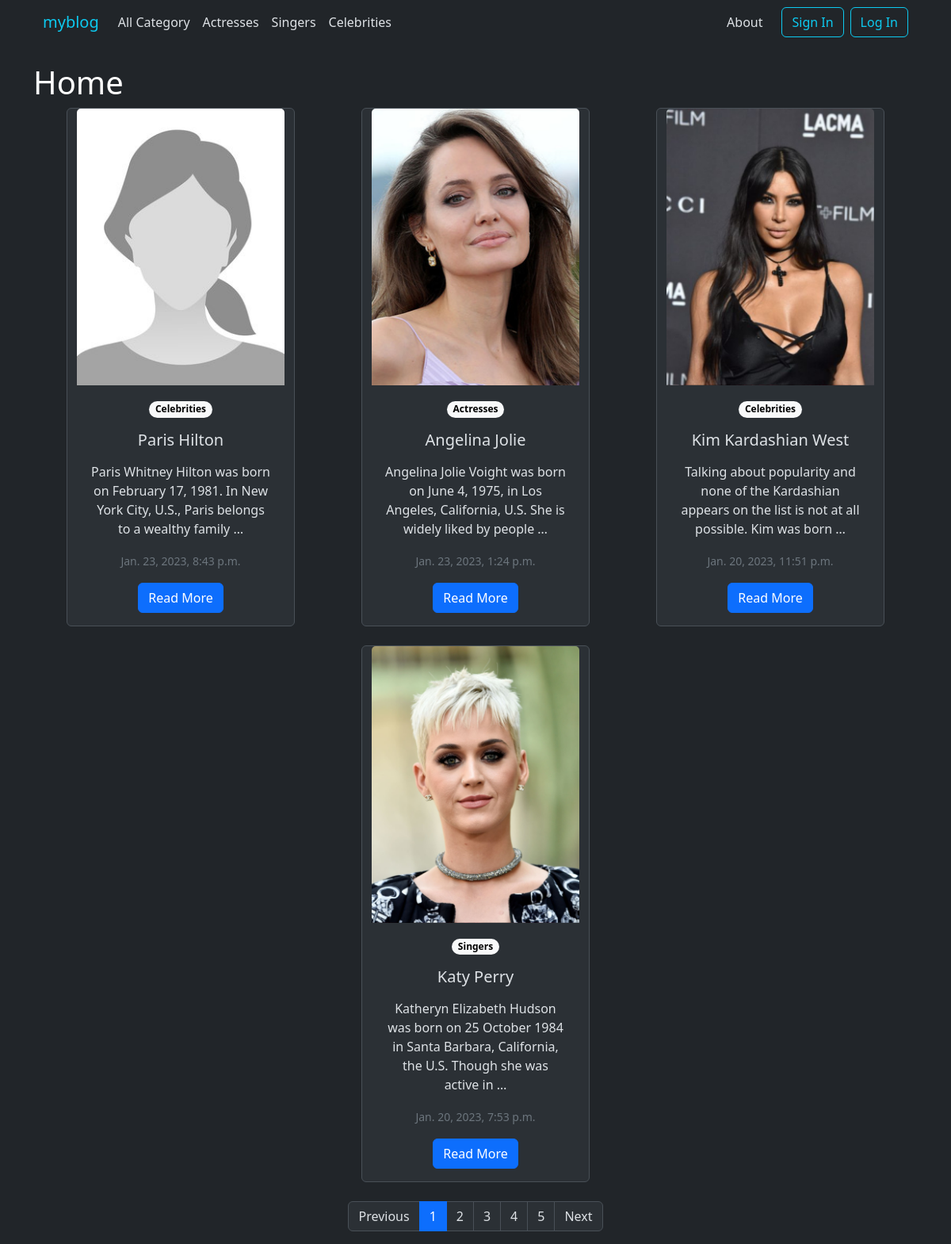
The page / on the database its author committed.
### women/models.py (models this page shows, shortened)
class Category(models.Model):
    name = models.CharField(max_length=100, db_index=True)
    slug = models.SlugField(max_length=255, unique=True, db_index=True)
    def __str__(self):
        return self.name
    def get_absolute_url(self):
        return reverse('cat', kwargs={'cat_slug': self.slug})
    class Meta:
        ordering = ['id']

class Women(models.Model):
    title = models.CharField(max_length=255)
    slug = models.SlugField(max_length=255, unique=True, db_index=True)
    content = models.TextField(blank=True)
    photo = models.ImageField(blank=True, upload_to='photo/women' )
    time_create = models.DateTimeField(auto_now_add=True)
    is_published = models.BooleanField(default=True)
    cat = models.ForeignKey(Category, on_delete=models.CASCADE)
    tags = models.ManyToManyField(Tags)
    def get_absolute_url(self):
        return reverse('post', kwargs={'post_slug': self.slug})
    class Meta:
        verbose_name = 'Famous women'
        ordering = ['-time_create']

### women/views.py (the view)
# urls.py: path('', WomenIndex.as_view(), name='home'),
class WomenIndex(DataMixin, ListView):
    model = Women
    template_name = 'women/index.html'
    context_object_name = 'posts'
    def get_context_data(self, *, object_list=None, **kwargs):
        context = super().get_context_data(**kwargs)
        c_def = self.get_user_context(title='Home')
        return dict(list(context.items()) + list(c_def.items()))
    def get_queryset(self):
        return Women.objects.filter(is_published=True).select_related('cat')

### women/utils.py (called while the page is built)
    def get_user_context(self, **kwargs):
        context = kwargs
        cats = Category.objects.all()
        context['cats'] = cats
        return context

### women/templates/women/index.html
{% extends 'women/base.html' %}
{% load static %}
{% block content %}
<h1>{{ title }}</h1>
<div class="container text-center">
    <div class="row justify-content-around">
            {% for post in posts %}
            <div class="card col-lg-4 col-md-6 mb-4 card-d" style="width: 18rem;">
                {% if post.photo %}
                    <img src="{{ post.photo.url }}" class="card-img-top" alt="{{ post.title }}" whith="100%" >
                {% else %}
                    <img  src="{% static 'women\image\image.png' %}" class="card-img-top" alt="{{ post.title }}"
                          whith="100%">
                {% endif %}
                <div class="card-body">
                        <a href="{{cat.get_absolute_url}}"><span class="badge rounded-pill text-bg-light mb-3">{{post.cat}}</span></a>
                    <h5 class="card-title">{{ post.title }}</h5>
                    <p class="card-text">{{ post.content|linebreaks|truncatewords:20 }}</p>
                    <p class="card-text"><small class="text-muted">{{ post.time_create }}</small></p>
                    <a href="{{ post.get_absolute_url }}" class="btn btn-primary">Read More</a>
                </div>
            </div>
            {% endfor %}
    </div>
</div>
{% endblock %}

### women/templates/women/base.html (shortened to what this page needs)
{% load static %}
<!doctype html>
<html lang="en">
<head>
    <link rel="stylesheet" href="https://cdn.jsdelivr.net/npm/bootstrap@5.2.3/dist/css/bootstrap.min.css">
    <link type="text/css" href="{% static 'women/css/main.css'%}" rel="stylesheet">
</head>
<body>
<div class="container">
    {% block mainmenu %}
    <nav class="navbar navbar-expand-lg bg-body-tertiary mb-4">
        <div class="container-fluid nav_color">
            <a class="navbar-brand " href="{% url 'home' %}"><span class="text-info">myblog</span></a>
            <div class="collapse navbar-collapse" id="navbarSupportedContent">
                <ul class="navbar-nav me-auto mb-2 mb-lg-0">
                        <li class="nav-item ">
                            <a class="nav-link nav_color" href="{% url 'home' %}">All Category</a>
                        </li>
                    {% for cat in cats %}
                       <li class="nav-item">
                          <a class="nav-link nav_color" href="{{cat.get_absolute_url}}">{{cat.name}}</a>
                       </li>
                    {% endfor %}
                </ul>
                <a class="nav-link me-4 nav_color" href="{% url 'about' %}">About</a>
                {% if user.is_authenticated %}
                    <a class="btn btn-success  me-4" role="button" href="{% url 'add_page' %}">Add Post</a>
                    <a class="btn btn-outline-info me-2" role="button" href="{% url 'logout' %}">Log Out</a>
                    <div class="me-4">{{ request.user.username }}</div>
                {% else %}
                    <a class="btn btn-outline-info me-2" role="button" href="{% url 'register' %}">Sign In</a>
                    <a class="btn btn-outline-info " role="button" href="{% url 'login' %}">Log In</a>
                {% endif %}
            </div>
        </div>
    </nav>
    {% endblock mainmenu %}
    {% block content %}
    {% endblock %}
{% if page_obj.has_other_pages %}
<nav aria-label="Page navigation card-d ">
  <ul class="pagination justify-content-center" >
        {% if page_obj.has_previous %}
            <li class="page-item  card-d"><a class="page-link card-d" href="?page={{page_obj.previous_page_number}}">
                Previous</a></li>
        {% else %}
            <li class="page-item disabled_d"><a class="page-link  card-d" href="#">Previous</a></li>
        {% endif %}
      {% for page in paginator.page_range %}
        {% if page_obj.number == page %}
            <li class="page-item active"><a class="page-link  card-d" href="?page={{page}}">{{page}}</a></li>
        {% else %}
            <li class="page-item"><a class="page-link  card-d" href="?page={{page}}">{{page}}</a></li>
        {% endif %}
      {% endfor %}
        {% if page_obj.has_next %}
            <li class="page-item"><a class="page-link  card-d" href="?page={{page_obj.next_page_number}}">Next</a></li>
        {% else %}
            <li class="page-item disabled_d"><a class="page-link  card-d" href="#">Next</a></li>
        {% endif %}
  </ul>
</nav>
{% endif %}
</div>
</body>
</html>

### women/static/women/css/main.css (style rules this page uses)
h1 { color: white; }
.card-d { background: #2b3035; color: #dee2e6; border-color: #495057; }
.nav_color { color: #dee2e6; }
body { background: #212529; }

### rows shown on the page
Category: name "Actresses"
Category: name "Singers"
Category: name "Celebrities"
Women: cat "Celebrities", title "Paris Hilton", content "Paris Whitney Hilton was born on February 17, 1981. In New York City, U.S., Paris belongs to a wealthy family …", time_create "Jan. 23, 2023, 8:43 p.m."
Women: photo (picture), cat "Actresses", title "Angelina Jolie", content "Angelina Jolie Voight was born on June 4, 1975, in Los Angeles, California, U.S. She is widely liked by people …", time_create "Jan. 23, 2023, 1:24 p.m."
Women: photo (picture), cat "Celebrities", title "Kim Kardashian West", content "Talking about popularity and none of the Kardashian appears on the list is not at all possible. Kim was born …", time_create "Jan. 20, 2023, 11:51 p.m."
Women: photo (picture), cat "Singers", title "Katy Perry", content "Katheryn Elizabeth Hudson was born on 25 October 1984 in Santa Barbara, California, the U.S. Though she was active in …", time_create "Jan. 20, 2023, 7:53 p.m."

### other values the page prints
{{ title }} "Home"
{{ page }} "1"
{{ page }} "2" "3" "4" "5"
